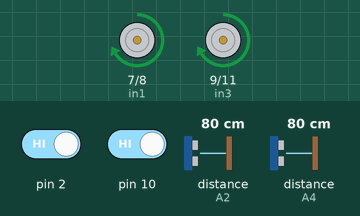
Recording of a sketch running on a simulated Arduino Uno, built with avr-gcc and run on an emulated ATmega328P. Parts: motor-driver pin pairs drawn as motors (green arrow = first pin HIGH = forward, orange = second pin HIGH = backward, longer = more drive, scaled by the enable pin). Inputs (shaded band) come from the test bench; at power-on: pin 10 HIGH, pin 2 HIGH, distance to the obstacle (sensors on A2, A4) 80 cm. The echo pulse lasts 58.3 µs per cm.

Above: at 2.2 s.
3.5 s: pin 10 driven LOW
At 4.5 s:
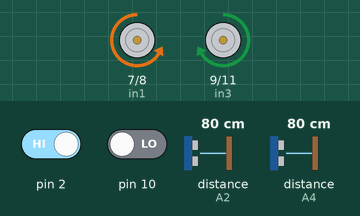
8.1 s: pin 2 driven LOW
At 9.4 s:
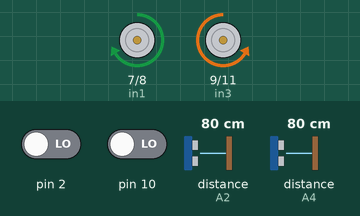
10.6 s: pin 2 driven HIGH
At 11.8 s:
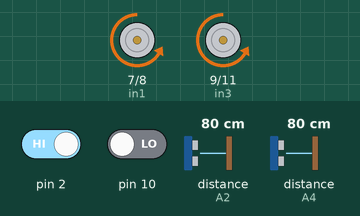
15.2 s: pin 10 driven HIGH
At 15.7 s:
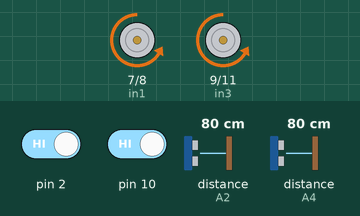
Timing chart, 0 to 20.8 s (numbered marks = the images above; inputs shaded):
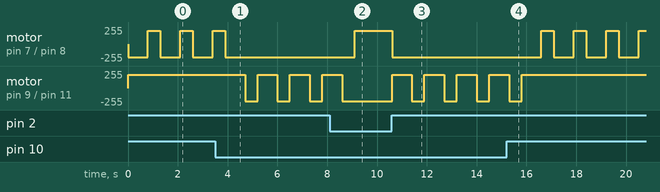

Measured:
- after the input at 3.5 s, motor on pin 7 (in1) / pin 8 (in2): goes on until 3.9 s, then stays backward 200/255; motor on pin 9 (in3) / pin 11 (in4): alternates forward 200/255 for 0.80 s and backward 200/255 for 0.50 s, starting after 1.2 s
- after the input at 8.1 s, motor on pin 7 (in1) / pin 8 (in2): backward 200/255 → forward 200/255 after 1.0 s; motor on pin 9 (in3) / pin 11 (in4): goes on until 8.6 s, then stays backward 200/255
- after the input at 10.6 s, motor on pin 7 (in1) / pin 8 (in2): forward 200/255 → backward 200/255 at once; motor on pin 9 (in3) / pin 11 (in4): alternates forward 200/255 for 0.80 s and backward 200/255 for 0.50 s, starting at once
- after the input at 15.2 s, motor on pin 7 (in1) / pin 8 (in2): alternates forward 200/255 for 0.50 s and backward 200/255 for 0.80 s, starting after 1.4 s; motor on pin 9 (in3) / pin 11 (in4): goes on until 15.8 s, then stays forward 200/255
- by itself, motor on pin 7 (in1) / pin 8 (in2): alternates forward 200/255 for 0.50 s and backward 200/255 for 0.80 s

The sketch:

Abdul_Sumo_Bots.ino
```cpp
//const int QRD1114_PIN_Right = A0;
//const int QRD1114_PIN_Left = A1;
int echo_right = A2;
int trig_right = A3;
int echo_left = A4;
int trig_left = A5;
int in1 = 7;
int in2 = 8;
int in3 = 9;  //in3 front left
int in4 = 11;
int ena = 6;
int enb = 5;
int ABS = 200;
float distance_right=0;
float distance_left=0;
#define LT_R !digitalRead(10)
#define LT_M !digitalRead(4)
#define LT_L !digitalRead(2)


typedef enum{Determine_State,MOVE_FORWARD,TURN,STOP} state_t;
state_t state=Determine_State;

void move_forward(){
  analogWrite(ena,ABS);
  analogWrite(enb,ABS);
  digitalWrite(in1,HIGH);
  digitalWrite(in2,LOW);
  digitalWrite(in3,LOW);
  digitalWrite(in4,HIGH);
}

void move_backwards(){
  analogWrite(ena,ABS);
  analogWrite(enb,ABS);
  digitalWrite(in1,LOW);
  digitalWrite(in2,HIGH);
  digitalWrite(in3,HIGH);
  digitalWrite(in4,LOW);
}

void move_right(){
  analogWrite(ena,ABS);
  analogWrite(enb,ABS);
  digitalWrite(in1,HIGH);
  digitalWrite(in2,LOW);
  digitalWrite(in3,HIGH);
  digitalWrite(in4,LOW);
}

void move_left(){
  analogWrite(ena,ABS);
  analogWrite(enb,ABS);
  digitalWrite(in1,LOW);
  digitalWrite(in2,HIGH);
  digitalWrite(in3,LOW);
  digitalWrite(in4,HIGH);
}

void stop_moving(){
  digitalWrite(ena,LOW);
  digitalWrite(enb,LOW);
}

int distance_right_test(){
   digitalWrite(trig_right,LOW);
   delayMicroseconds(2);
   digitalWrite(trig_right,HIGH);
   delayMicroseconds(20);
   digitalWrite(trig_right,LOW);
   distance_right=pulseIn(echo_right,HIGH);
   distance_right=distance_right/58;
   return (int)distance_right;
}

int distance_left_test(){
   digitalWrite(trig_left,LOW);
   delayMicroseconds(2);
   digitalWrite(trig_left,HIGH);
   delayMicroseconds(20);
   digitalWrite(trig_left,LOW);
   distance_left=pulseIn(echo_left,HIGH);
   distance_left=distance_left/58;
   return (int)distance_left;
}

//float Right_Edge_Sensor(){
//  int proximityADC = analogRead(QRD1114_PIN_Right);
//  float proximityV = (float)proximityADC * 5.0 / 1023.0;
//  return (float)proximityV;
//  delay(50);
//}

//float Left_Edge_Sensor(){
//  int proximityADC = analogRead(QRD1114_PIN_Left);
//  float proximityV = (float)proximityADC * 5.0 / 1023.0;
//  return (float)proximityV;
//  delay(50);
//}

//float Back_Edge_Sensor(){
//  int proximityADC = analogRead(QRD1114_PIN);
//  float proximityV = (float)proximityADC * 5.0 / 1023.0;
//  return (float)proximityV;
//}

void setup() {
  // put your setup code here, to run once:
pinMode(echo_right,INPUT);
pinMode(trig_right,OUTPUT);
pinMode(echo_left,INPUT);
pinMode(trig_left,OUTPUT);
pinMode(in1,OUTPUT);
pinMode(in2,OUTPUT);
pinMode(in3,OUTPUT);
pinMode(in4,OUTPUT);
pinMode(ena,OUTPUT);
pinMode(enb,OUTPUT);
//pinMode(QRD1114_PIN_Right,INPUT);
//pinMode(QRD1114_PIN_Left,INPUT);
Serial.begin(9600);

}

void loop() {
 switch (state)
    {
       case Determine_State:
            if(!LT_R){
              move_backwards();
              delay(800);
              move_right();
              delay(500);
              state=Determine_State;
              break;
            }else if(!LT_L){
                move_backwards();
                delay(800);
                move_left();
                delay(500);
                state=Determine_State;
                break;
            }else{
              distance_right= distance_right_test();
              //Serial.print(distance_right);
              distance_left= distance_left_test();
              //Serial.println(distance_left);
              if(distance_right>50 && distance_left>70){
                   state=MOVE_FORWARD;
              }else if(abs(distance_right-distance_left)>15){
                   state=TURN;
              }else{
                   state=MOVE_FORWARD;
              }
            }
            break;
       case MOVE_FORWARD:
            move_forward();
            //Serial.println("forward");
            delay(5);
            state=Determine_State;
            break;
       case TURN:
            if(distance_right>distance_left){
              move_left();
              //Serial.println("left");
            }else{
              move_right();
              //Serial.println("right");
            }
            delay(5);
            state=Determine_State;
            break;
       case STOP:
            stop_moving();
            //Serial.println("stop");
            delay(5);
            state=Determine_State;
            break;

    }


}
```
